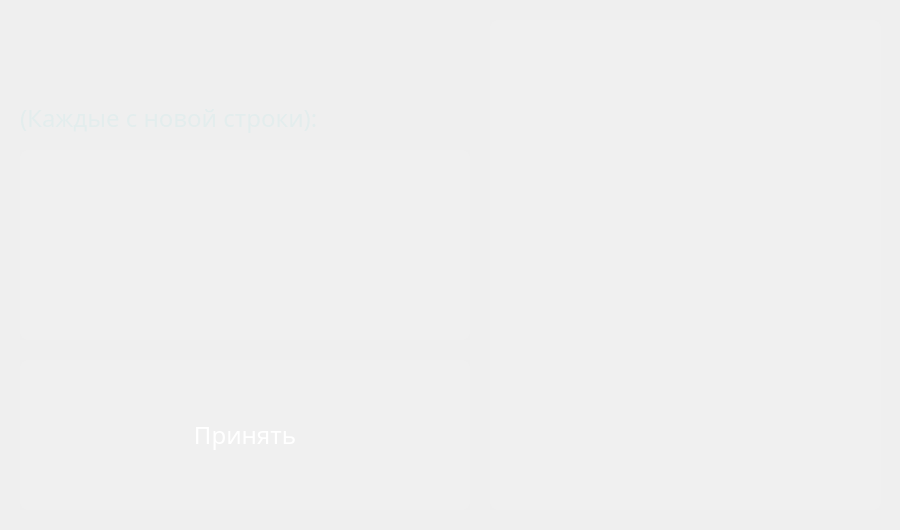
<?xml version="1.0" encoding="UTF-8"?>
<ui version="4.0">
 <class>MainWindow</class>
 <widget class="QMainWindow" name="MainWindow">
  <property name="geometry">
   <rect>
    <x>0</x>
    <y>0</y>
    <width>900</width>
    <height>530</height>
   </rect>
  </property>
  <property name="windowTitle">
   <string>Secret Keeper Router</string>
  </property>
  <widget class="QWidget" name="centralwidget">
   <widget class="QLabel" name="gradient">
    <property name="geometry">
     <rect>
      <x>0</x>
      <y>0</y>
      <width>900</width>
      <height>530</height>
     </rect>
    </property>
    <property name="text">
     <string/>
    </property>
    <property name="pixmap">
     <pixmap>../Images/gradient.png</pixmap>
    </property>
   </widget>
   <widget class="QPlainTextEdit" name="info_group">
    <property name="geometry">
     <rect>
      <x>490</x>
      <y>20</y>
      <width>391</width>
      <height>490</height>
     </rect>
    </property>
    <property name="font">
     <font>
      <family>Microsoft YaHei</family>
      <pointsize>14</pointsize>
     </font>
    </property>
    <property name="styleSheet">
     <string notr="true">QPlainTextEdit{
 background: rgba(255, 255, 255, 0.05);
 border-radius: 8px;
 color: #e3eded;
}
QPlainTextEdit:hover{
 background: rgba(255, 255, 255, 0.1);
}</string>
    </property>
    <property name="plainText">
     <string/>
    </property>
   </widget>
   <widget class="QLabel" name="text_1">
    <property name="geometry">
     <rect>
      <x>20</x>
      <y>20</y>
      <width>450</width>
      <height>75</height>
     </rect>
    </property>
    <property name="font">
     <font>
      <family>Microsoft YaHei</family>
      <pointsize>18</pointsize>
     </font>
    </property>
    <property name="styleSheet">
     <string notr="true">color: #e3eded;
</string>
    </property>
    <property name="text">
     <string/>
    </property>
   </widget>
   <widget class="QPushButton" name="accept_button">
    <property name="geometry">
     <rect>
      <x>20</x>
      <y>360</y>
      <width>450</width>
      <height>150</height>
     </rect>
    </property>
    <property name="font">
     <font>
      <family>Microsoft YaHei</family>
      <pointsize>18</pointsize>
     </font>
    </property>
    <property name="styleSheet">
     <string notr="true">QPushButton{
 background: rgba(255, 255, 255, 0.05);
 border-radius: 8px;
 color: #fff;
}
QPushButton:hover{
 background: rgba(255, 255, 255, 0.1);
}
QPushButton:pressed{
 background: rgba(0, 0, 0, 0.1);
}</string>
    </property>
    <property name="text">
     <string>Принять</string>
    </property>
   </widget>
   <widget class="QLabel" name="text_2">
    <property name="geometry">
     <rect>
      <x>20</x>
      <y>80</y>
      <width>440</width>
      <height>75</height>
     </rect>
    </property>
    <property name="font">
     <font>
      <family>Microsoft YaHei</family>
      <pointsize>18</pointsize>
     </font>
    </property>
    <property name="styleSheet">
     <string notr="true">color: #e3eded;
</string>
    </property>
    <property name="text">
     <string>(Каждые с новой строки):</string>
    </property>
   </widget>
   <widget class="QPlainTextEdit" name="input_group">
    <property name="geometry">
     <rect>
      <x>20</x>
      <y>150</y>
      <width>450</width>
      <height>190</height>
     </rect>
    </property>
    <property name="font">
     <font>
      <family>Microsoft YaHei</family>
      <pointsize>14</pointsize>
     </font>
    </property>
    <property name="styleSheet">
     <string notr="true">QPlainTextEdit{
 background: rgba(255, 255, 255, 0.05);
 border-radius: 8px;
 color: #e3eded;
}
QPlainTextEdit:hover{
 background: rgba(255, 255, 255, 0.1);
}</string>
    </property>
    <property name="plainText">
     <string/>
    </property>
   </widget>
  </widget>
 </widget>
 <resources/>
 <connections/>
</ui>
